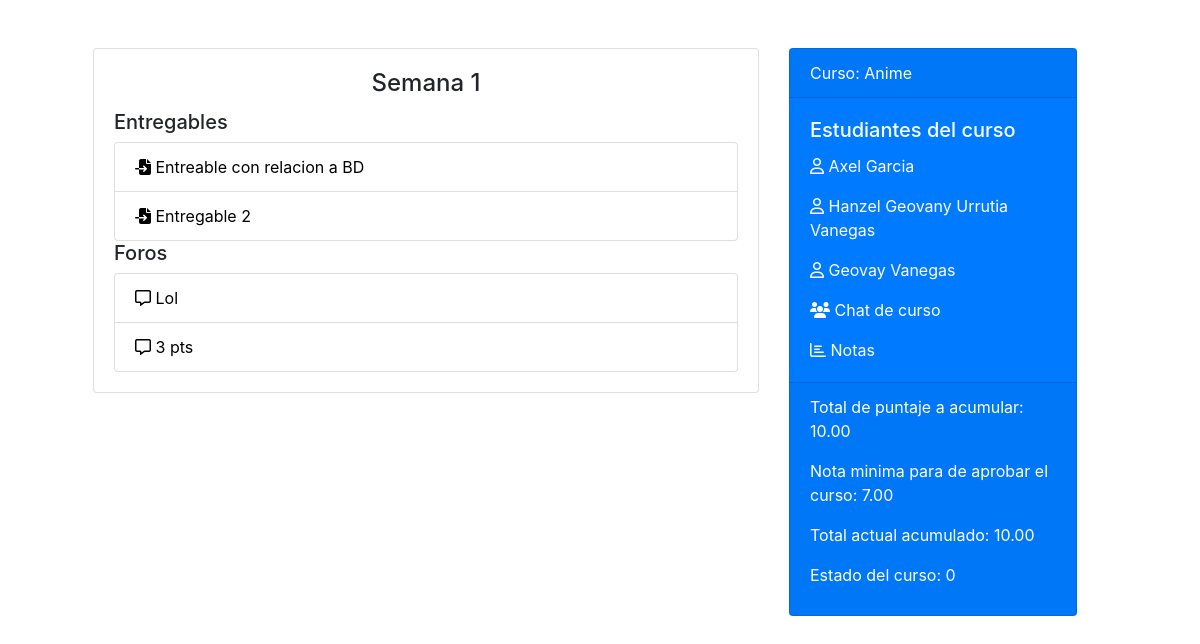
Page /curso/19 on the committed database.
### PortAll50/models.py (models this page shows, shortened)
class Seccion(models.Model):
    nombre = models.CharField(max_length=60)
    curso = models.ForeignKey(Curso, on_delete=CASCADE, related_name="seccion_curso")
    class Meta:
        verbose_name_plural = "Seccion"

class Entregable(models.Model):
    nombre_entregable = models.CharField(max_length=30)
    archivo = models.FileField(upload_to='entregables/', blank=True) #ver video axel
    comentario = models.CharField(max_length=100)
    tiempo_disp_hasta = models.DateTimeField(null=True)
    ESTADO_ENTREGA = [("1", "Mostrar"), ("2", "Recibida")]
    estado_entrega = models.CharField(choices=ESTADO_ENTREGA, max_length=1, default="1")
    seccion = models.ForeignKey(Seccion, on_delete=CASCADE, related_name="seccion_entregable")
    nota = models.DecimalField(decimal_places=2, max_digits=5, null=True)
    class Meta:
        verbose_name_plural = "Entregable"

class Foro(models.Model):
    nombre_foro = models.CharField(max_length=60)
    asignacion_foro = models.CharField(max_length=300)
    fecha_vencimiento = models.DateTimeField() #investigar
    nota = models.DecimalField(decimal_places=2, max_digits=5, null=True)
    seccion = models.ForeignKey(Seccion, on_delete=CASCADE, related_name="seccion_foro")
    class Meta:
        verbose_name_plural = "Foro"

class Curso(models.Model):
    nombre_curso = models.CharField(max_length=60)
    cuentas = models.ManyToManyField(User, related_name="cursos_inscritos", null=True) #identifica participantes
    propietario = models.ForeignKey(User, on_delete=CASCADE, related_name="cursos_creados")
    imagen = models.ImageField(upload_to='cursos/', null = True) #investigar upload_to
    ESTADO_CURSO = [("0", "Preparando"), ("1", "Activo"), ("2", "Finalizo")]
    estado_curso = models.CharField(choices=ESTADO_CURSO, max_length=1, default="0")
    cantidad_minima = models.DecimalField(decimal_places=2, max_digits=5, null=True)
    total_acumular = models.DecimalField(decimal_places=2, max_digits=5, null=True)
    actual_acumulado = models.DecimalField(decimal_places=2, max_digits=5, default=0)
    class Meta:
        verbose_name_plural = "Curso"

### PortAll50/views.py (the view)
# urls.py: path("curso/<int:id_curso>", views.curso, name="curso"),
def curso(request, id_curso):
    curso = Curso.objects.get(id=id_curso)
    context = {
        "curso": curso
    }
    return render(request, "PortAll50/curso.html", context)

### PortAll50/templates/portall50/curso.html (shortened to what this page needs)
{% extends 'base.html' %}
{% load bootstrap4 %}
{% load static %}
{% block main %}
    <div class="container">
        <div class="row">
            <div class="col-lg-8">
                <div class="card">
                    {% for seccion in curso.seccion_curso.all %}
                        <div class="card-body">
                            <h4 class="card-title text-center">{{seccion.nombre}}</h4>
                            {% if seccion.seccion_entregable.all %}
                            <h5>Entregables</h5>
                                <ul class="list-group">
                                    {% for entregable in seccion.seccion_entregable.all %}
                                        <li class="list-group-item"><a href="{% url 'entregable' entregable.id %}"><i class="fas fa-file-import"></i> {{entregable.nombre_entregable}}</a></li>
                                    {% endfor %}
                                </ul>
                            {% endif %}
                            {% if seccion.seccion_foro.all %}
                                <h5>Foros</h5>
                                <ul class="list-group">
                                    {% for foro in seccion.seccion_foro.all %}
                                        <li class="list-group-item"><a href="{% url 'foro' foro.id %}"><i class="far fa-comment-alt"></i> {{foro.nombre_foro}}</a></li>
                                    {% endfor %}
                                </ul>
                            {% endif %}
                        </div>
                    {% endfor %}
                </div>
            </div>
            <div class="col-lg-4">
                <div class="card text-white bg-primary mb-3" style="max-width: 18rem;">
                    <div class="card-header">Curso: {{curso.nombre_curso}}</div>
                    <div class="card-body">
                        <h5 class="card-title">Estudiantes del curso</h5>
                        {% for participante in curso.cuentas.all %}
                            <p class="card-text"><a href="{% url 'mensaje' participante.id %}"><i class="far fa-user"></i> {{participante.first_name}} {{participante.last_name}}</a></p>
                       {% endfor %}
                       <p class="card-text"><a href="{% url 'chatCurso' curso.id %}"><i class="fas fa-users"></i> Chat de curso</a></p>
                       <p class="card-text"><a href="{% url 'notasCurso' curso.id %}"><i class="far fa-chart-bar"></i> Notas</a></p>
                    </div>
                    <div class="card-footer">
                        <p>Total de puntaje a acumular: {{curso.total_acumular}}</p>
                        <p>Nota minima para de aprobar el curso: {{curso.cantidad_minima}}</p>
                        <p>Total actual acumulado: {{curso.actual_acumulado}}</p>
                        <p>Estado del curso: {{curso.estado_curso}}</p>
                    </div>
                </div>
            </div>
        </div>
    </div>
{% endblock %}

### PortAll50/static/css/base.css (style rules this page uses)
a { color: black; text-decoration: none; }
p > a { color: white; }

### rows in the picture
Seccion: nombre "Semana 1"
Entregable: nombre_entregable "Entreable con relacion a BD"
Entregable: nombre_entregable "Entregable 2"
Foro: nombre_foro "Lol"
Foro: nombre_foro "3 pts"
Curso: nombre_curso "Anime", total_acumular "10.00", cantidad_minima "7.00", actual_acumulado "10.00", estado_curso "0"

### other values in the picture
{{ participante.first_name }} "Axel"
{{ participante.last_name }} "Garcia"
{{ participante.first_name }} "Hanzel Geovany"
{{ participante.last_name }} "Urrutia Vanegas"
{{ participante.first_name }} "Geovay"
{{ participante.last_name }} "Vanegas"
